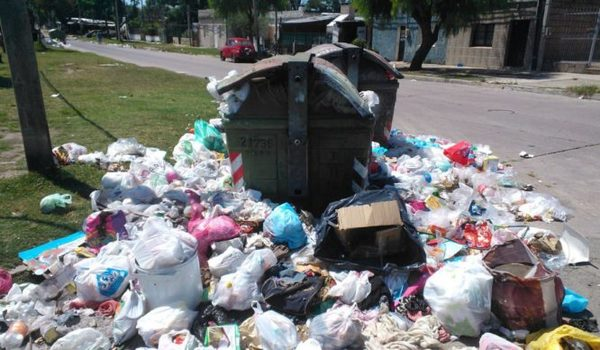
#> input picture media/uploads/0003717662-666x388.webp, 600 x 350 px
$ python -i ML.py   (imports and definitions only)   (older library calls are emulated)
#> lines starting #> are read from the running program, lines starting #| are printed output that depends on the picture; after the words box and inside, x2 and y2 are one past the last pixel; in counts of white or black regions, pixels touching at a corner belong together
import cv2
import numpy as np
import os
import json
import pandas as pd
import matplotlib.pyplot as plt
from typing import Dict, Tuple, List
from .models import ClassificationDefine

def convert_numpy_types(obj):
    if isinstance(obj, np.floating):
        return float(obj)
    elif isinstance(obj, np.integer):
        return int(obj)
    elif isinstance(obj, np.ndarray):
        return obj.tolist()
    elif isinstance(obj, dict):
        return {k: convert_numpy_types(v) for k, v in obj.items()}
    elif isinstance(obj, list):
        return [convert_numpy_types(item) for item in obj]
    return obj


def load_image(image_path: str) -> np.ndarray:
    if not os.path.exists(image_path):
        raise FileNotFoundError(f"L'image {image_path} n'existe pas.")
    img_data = np.fromfile(image_path, dtype=np.uint8)
    img = cv2.imdecode(img_data, cv2.IMREAD_COLOR)
    if img is None:
        raise ValueError(f"Impossible de charger l'image {image_path}. Vérifiez le format ou l'intégrité du fichier.")
    if img.shape[0] < 10 or img.shape[1] < 10:
        raise ValueError(f"L'image {image_path} est trop petite (hauteur: {img.shape[0]}, largeur: {img.shape[1]}).")
    return img


def get_basic_features(img: np.ndarray, image_path: str) -> Dict:
    height, width = img.shape[:2]
    file_size = os.path.getsize(image_path) / 1024
    aspect_ratio = height / width if width > 0 else 0
    return {
        "height": height,
        "width": width,
        "aspect_ratio": aspect_ratio,
        "file_size_kb": file_size
    }


def get_color_features(img: np.ndarray) -> Dict:
    b, g, r = cv2.split(img)
    rgb_features = {
        "mean_r": np.mean(r) if r.size > 0 else 0,
        "std_r": np.std(r) if r.size > 0 else 0,
        "mean_g": np.mean(g) if g.size > 0 else 0,
        "std_g": np.std(g) if g.size > 0 else 0,
        "mean_b": np.mean(b) if b.size > 0 else 0,
        "std_b": np.std(b) if b.size > 0 else 0
    }
    gray = cv2.cvtColor(img, cv2.COLOR_BGR2GRAY)
    gray_hist = cv2.calcHist([gray], [0], None, [256], [0, 256]).flatten()

    gray_features = {
        "mean_gray": np.mean(gray) if gray.size > 0 else 0,
        "std_gray": np.std(gray) if gray.size > 0 else 0,
        "histogram_gray": gray_hist.tolist(),
        "histogram_gray_mean": np.mean(gray_hist) if gray_hist.size > 0 else 0,
        "histogram_gray_max": np.max(gray_hist) if gray_hist.size > 0 else 0,
        "percent_dark_pixels": np.sum(gray < 50) / gray.size * 100 if gray.size > 0 else 0,
        "percent_bright_pixels": np.sum(gray > 200) / gray.size * 100 if gray.size > 0 else 0
    }
    hsv = cv2.cvtColor(img, cv2.COLOR_BGR2HSV)
    h, s, v = cv2.split(hsv)
    hue_hist = cv2.calcHist([hsv], [0], None, [180], [0, 180]).flatten()


    dominant_hue = np.argmax(hue_hist) if hue_hist.size > 0 else 0
    hsv_features = {
        "mean_saturation": np.mean(s) if s.size > 0 else 0,
        "mean_value": np.mean(v) if v.size > 0 else 0,
        "dominant_hue": float(dominant_hue),
        "histogram_hue": hue_hist.tolist(),
        "histogram_hue_mean": np.mean(hue_hist) if hue_hist.size > 0 else 0,
        "histogram_hue_max": np.max(hue_hist) if hue_hist.size > 0 else 0
    }
    return {**rgb_features, **gray_features, **hsv_features}


def get_texture_features(img: np.ndarray) -> Dict:
    gray = cv2.cvtColor(img, cv2.COLOR_BGR2GRAY)
    gray = cv2.equalizeHist(gray)
    contrast = np.std(gray) if gray.size > 0 else 0
    energy = np.sum(gray.astype(float) ** 2) if gray.size > 0 else 0
    hist = cv2.calcHist([gray], [0], None, [256], [0, 256]).flatten()
    hist = hist / hist.sum() if hist.sum() > 0 else hist
    entropy = -np.sum(hist * np.log2(hist + 1e-10)) if hist.sum() > 0 else 0
    sobelx = cv2.Sobel(gray, cv2.CV_64F, 1, 0, ksize=3)
    sobely = cv2.Sobel(gray, cv2.CV_64F, 0, 1, ksize=3)
    gradient_magnitude = np.sqrt(sobelx ** 2 + sobely ** 2)
    mean_gradient = np.mean(gradient_magnitude) if gradient_magnitude.size > 0 else 0
    edges = cv2.Canny(gray, 100, 250)
    edge_density = np.sum(edges > 0) / edges.size if edges.size > 0 else 0
    return {
        "contrast": contrast,
        "energy": energy,
        "entropy": entropy,
        "mean_gradient": mean_gradient,
        "edge_density": edge_density
    }


def get_shape_features(img: np.ndarray) -> Dict:
    gray = cv2.cvtColor(img, cv2.COLOR_BGR2GRAY)
    gray = cv2.GaussianBlur(gray, (7, 7), 0)
    gray = cv2.equalizeHist(gray)
    thresh1 = cv2.adaptiveThreshold(gray, 255, cv2.ADAPTIVE_THRESH_GAUSSIAN_C, cv2.THRESH_BINARY, 11, 2)
    thresh2 = cv2.threshold(gray, 180, 255, cv2.THRESH_BINARY)[1]
    thresh = cv2.bitwise_and(thresh1, thresh2)
    contours, _ = cv2.findContours(thresh, cv2.RETR_EXTERNAL, cv2.CHAIN_APPROX_SIMPLE)
    if not contours:
        print("Aucun contour détecté dans l'image.")
        return {
            "num_contours": 0,
            "total_area_objects": 0.0,
            "area_ratio": 0.0,
            "mean_compactness": 0.0,
            "mean_eccentricity": 0.0,
            "center_contour_density": 0.0
        }
    total_area = 0
    total_perimeter = 0
    compactness_list = []
    eccentricity_list = []
    center_contours = 0
    height, width = gray.shape
    total_pixels = height * width
    x_min = width // 4
    x_max = 3 * width // 4
    y_min = height // 4
    y_max = 3 * height // 4
    for contour in contours:
        x, y, w, h = cv2.boundingRect(contour)

    # Ignorer les contours dans la zone haute (par exemple, au-dessus de 1/3 de l'image)
        if y + h < height // 3:
            continue

        area = cv2.contourArea(contour)
        perimeter = cv2.arcLength(contour, True)
        total_area += area
        total_perimeter += perimeter

        if area > 0:
            compactness = (perimeter ** 2) / (4 * np.pi * area)
            compactness_list.append(compactness)

        eccentricity = w / h if h > 0 else 0
        eccentricity_list.append(eccentricity)

        M = cv2.moments(contour)
        if M["m00"] != 0:
            cx = int(M["m10"] / M["m00"])
            cy = int(M["m01"] / M["m00"])
            if x_min <= cx <= x_max and y_min <= cy <= y_max:
                center_contours += 1

    return {
        "num_contours": len(contours),
        "total_area_objects": total_area,
        "area_ratio": total_area / total_pixels if total_pixels > 0 else 0,
        "mean_compactness": np.mean(compactness_list) if compactness_list else 0,
        "mean_eccentricity": np.mean(eccentricity_list) if eccentricity_list else 0,
        "center_contour_density": center_contours / len(contours) if contours else 0
    }


def get_zone_features(img: np.ndarray) -> Dict:
    gray = cv2.cvtColor(img, cv2.COLOR_BGR2GRAY)
    gray = cv2.equalizeHist(gray)
    height, width = gray.shape
    zone_height = height // 3
    if zone_height < 1:
        print("L'image est trop petite pour être divisée en zones.")
        return {
            "top": {"histogram_mean": 0.0, "mean_brightness": 0.0, "edge_density": 0.0, "histogram": [0.0] * 256},
            "middle": {"histogram_mean": 0.0, "mean_brightness": 0.0, "edge_density": 0.0, "histogram": [0.0] * 256},
            "bottom": {"histogram_mean": 0.0, "mean_brightness": 0.0, "edge_density": 0.0, "histogram": [0.0] * 256}
        }
    zones = {
        "top": gray[:zone_height, :],
        "middle": gray[zone_height:2 * zone_height, :],
        "bottom": gray[2 * zone_height:, :]
    }
    zone_features = {}
    for zone_name, zone_img in zones.items():
        if zone_img.size == 0:
            print(f"Zone {zone_name} vide ou trop petite.")
            zone_features[zone_name] = {
                "histogram_mean": 0.0,
                "mean_brightness": 0.0,
                "edge_density": 0.0,
                "histogram": [0.0] * 256
            }
            continue
        hist = cv2.calcHist([zone_img], [0], None, [256], [0, 256]).flatten()
        mean_brightness = np.mean(zone_img) if zone_img.size > 0 else 0
        edges = cv2.Canny(zone_img, 100, 250)
        edge_density = np.sum(edges > 0) / edges.size if edges.size > 0 else 0
        zone_features[zone_name] = {
            "histogram_mean": np.mean(hist) if hist.size > 0 else 0,
            "mean_brightness": mean_brightness,
            "edge_density": edge_density,
            "histogram": hist.tolist()
        }
    return zone_features

# [89 lines left out: functions get_contours_from_image, classify_trash_can, save_to_excel, not called in this run]


def save_features_json(features: Dict, output_path: str) -> None:
    with open(output_path, 'w') as f:
        json.dump(features, f, indent=4)


# [83 lines left out: functions visualize_debug, process_folder, not called in this run]


def extract_features(image_path: str, debug: bool = False, filename: str = "") -> Dict:
#> called with image_path = '../media/uploads/0003717662-666x388.webp', debug = False, filename = ''
    img = load_image(image_path)
#> in load_image, img is the input picture: shape (350, 600, 3); mean B, G, R 114.6, 114.9, 113.8
    gray = cv2.cvtColor(img, cv2.COLOR_BGR2GRAY)
    gray = cv2.GaussianBlur(gray, (7, 7), 0)
    gray = cv2.equalizeHist(gray)

    thresh1 = cv2.adaptiveThreshold(gray, 255, cv2.ADAPTIVE_THRESH_GAUSSIAN_C, cv2.THRESH_BINARY, 11, 2)
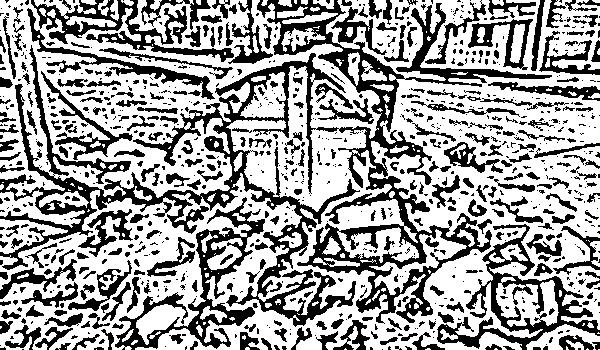
#> thresh1: shape (350, 600); 62.8% white; 908 black regions (592 under 20 px), largest, box (x1, y1, x2, y2) and area: (0, 0, 552, 327) 28691, (437, 224, 600, 350) 4401, (115, 197, 265, 350) 4381
    thresh2 = cv2.threshold(gray, 180, 255, cv2.THRESH_BINARY)[1]
#> thresh2: shape (350, 600); 29.5% white; 76 white regions (41 under 20 px), largest, box (x1, y1, x2, y2) and area: (24, 186, 492, 350) 23764, (385, 80, 600, 269) 20277, (63, 118, 232, 197) 5583

# 🔧 Correction : alignement des tailles et types
    if thresh1.shape != thresh2.shape:
        thresh2 = cv2.resize(thresh2, (thresh1.shape[1], thresh1.shape[0]))
    if thresh1.dtype != thresh2.dtype:
        thresh2 = thresh2.astype(thresh1.dtype)

    thresh = cv2.bitwise_and(thresh1, thresh2)
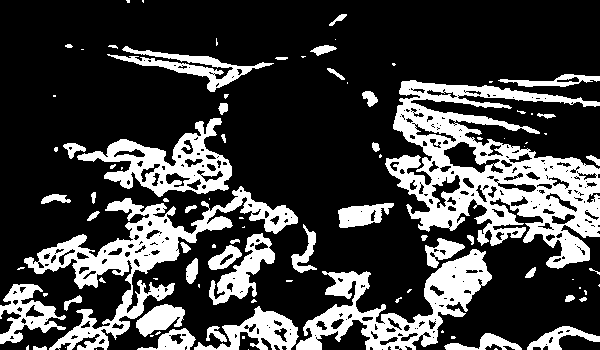
#> thresh: shape (350, 600); 25.5% white; 96 white regions (49 under 20 px)


    contours, _ = cv2.findContours(thresh, cv2.RETR_EXTERNAL, cv2.CHAIN_APPROX_SIMPLE)
#> contours = 96 contours, 55 with area under 20; largest, box (x1, y1, x2, y2) and area: (385, 80, 600, 269) 20121, (24, 186, 298, 350) 9348, (296, 249, 492, 350) 7056, (77, 118, 232, 197) 5280, (194, 306, 299, 350) 1881
    features = {
        "basic": get_basic_features(img, image_path),
        "color": get_color_features(img),
        "texture": get_texture_features(img),
        "shape": get_shape_features(img),
        "zones": get_zone_features(img)
    }
#> in get_color_features, `b, g, r = cv2.split(img)`:
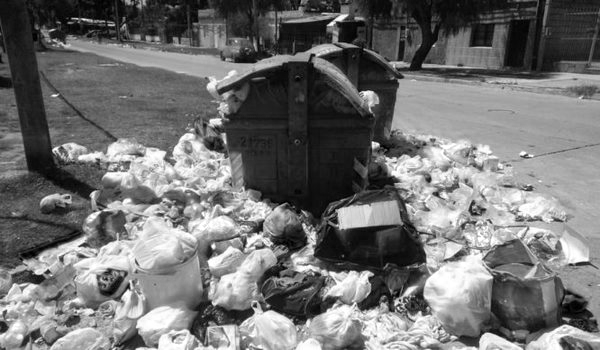
#> r: shape (350, 600); min 0, max 255, mean 113.8
#> in get_color_features, `rgb_features = { "mean_r": np.mean(r) if r.size > 0 else 0, "std_r": n..`: rgb_features = {'mean_r': 113.8, 'std_r': 70.36, 'mean_g': 114.9, 'std_g': 68.32, 'mean_b': 114.6, 'std_b': 71.27}
#> in get_color_features, `gray_hist = cv2.calcHist([gray], [0], None, [256], [0, 256]).flatten()`: gray_hist = 256 values, max 1884 at index 33, min 1 at index 2, mean 820.3
#> in get_color_features, `hsv = cv2.cvtColor(img, cv2.COLOR_BGR2HSV)`: hsv: shape (350, 600, 3); mean H, S, V 89.3, 47.9, 123.9
#> in get_color_features, `hue_hist = cv2.calcHist([hsv], [0], None, [180], [0, 180]).flatten()`: hue_hist = 180 values, max 7560 at index 0, min 9 at index 121, mean 1166.7
#> in get_color_features, `dominant_hue = np.argmax(hue_hist) if hue_hist.size > 0 else 0`: dominant_hue = 0
#> in get_texture_features, `gray = cv2.equalizeHist(gray)`:
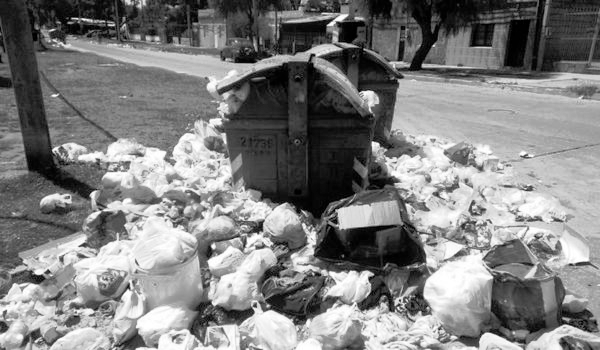
#> gray: shape (350, 600); min 0, max 255, mean 128.1
#> in get_texture_features, `contrast = np.std(gray) if gray.size > 0 else 0`: contrast = 73.51
#> in get_texture_features, `energy = np.sum(gray.astype(float) ** 2) if gray.size > 0 else 0`: energy = 4.58e+09
#> in get_texture_features, `hist = cv2.calcHist([gray], [0], None, [256], [0, 256]).flatten()`: hist = 256 values, max 1884 at index 38, min 0 at index 6, mean 820.3
#> in get_texture_features, `hist = hist / hist.sum() if hist.sum() > 0 else hist`: hist = 256 values, max 0.00897 at index 38, min 0 at index 6, mean 0.00391
#> in get_texture_features, `entropy = -np.sum(hist * np.log2(hist + 1e-10)) if hist.sum() > 0 else 0`: entropy = 7.63
#> in get_texture_features, `gradient_magnitude = np.sqrt(sobelx ** 2 + sobely ** 2)`:
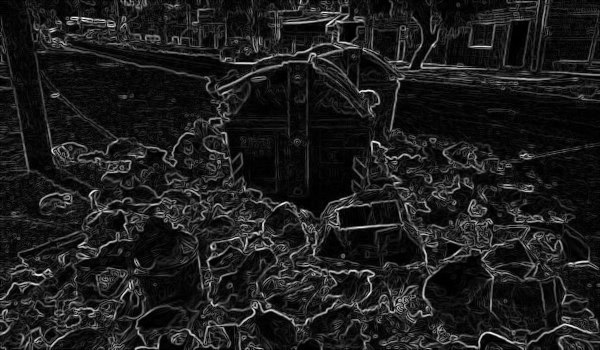
#> gradient_magnitude: shape (350, 600) float64; min 0, max 889.5, mean 103.7; drawn with min black and max white
#> in get_texture_features, `mean_gradient = np.mean(gradient_magnitude) if gradient_magnitude.size..`: mean_gradient = 103.7
#> in get_texture_features, `edges = cv2.Canny(gray, 100, 250)`: edges: shape (350, 600); 15.1% white in thin lines or dots
#> in get_texture_features, `edge_density = np.sum(edges > 0) / edges.size if edges.size > 0 else 0`: edge_density = 0.151
#> the loop in get_shape_features, `for contour in contours:` made 96 passes
#> (x, y, w, h, area, perimeter, total_area, total_perimeter) on passes 5, 10, 13, 14, 15, 16, 17, 21, 22, 29, 35, 37: (33, 346, 14, 4, 26.5, 33.07, 28.5, 39.9), (444, 333, 78, 17, 460, 200.4, 508, 277.3), (137, 328, 59, 22, 613.5, 154.3, 1130.5, 451), (527, 326, 73, 24, 638, 194.4, 1768.5, 645.3), (206, 326, 21, 16, 128, 87.6, 1896.5, 732.9), (194, 306, 105, 44, 1881, 396.2, 3777.5, 1129.1), (136, 304, 49, 33, 880.5, 163.1, 4658, 1292.2), (565, 295, 10, 7, 39.5, 25.9, 4731.5, 1367.6), (64, 295, 18, 16, 78.5, 56.04, 4810, 1423.6), (0, 284, 66, 60, 1715.5, 445.1, 6549, 1919.1), (525, 267, 11, 11, 52, 32.97, 6631, 2021.5), (186, 258, 12, 26, 196, 62.28, 6833, 2099.4)
#> (x, y, w, h, area, perimeter, total_area, total_perimeter) on pass 57: (24, 186, 274, 164, 9348, 2095.5, 27509, 6566.8)
#> the loop in get_zone_features, `for zone_name, zone_img in zones.items():` made 3 passes
#> pass 1, in get_zone_features, `edges = cv2.Canny(zone_img, 100, 250)`:
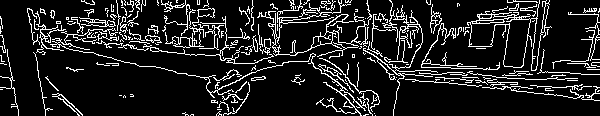
#> edges: shape (116, 600); 13.1% white in thin lines or dots
#> pass 3, in get_zone_features, `edges = cv2.Canny(zone_img, 100, 250)`:
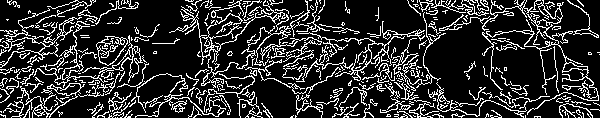
#> edges: shape (118, 600); 18.7% white in thin lines or dots

    features = convert_numpy_types(features)
    if debug:
        visualize_debug(img, features, contours, filename)
    return features


# [14 lines left out: function traitement, not called in this run]


# [2 lines not run here, left out]

>>> result = extract_features('../media/uploads/0003717662-666x388.webp')

$ run again, on media/uploads/0dd71fdd2db2d0beb278eddb5692a156fb79a40c_DfqC5FG.temp.webp
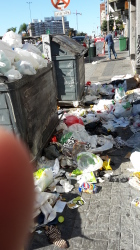
#> input picture media/uploads/0dd71fdd2db2d0beb278eddb5692a156fb79a40c_DfqC5FG.temp.webp, 140 x 250 px
#> in load_image, img is the input picture: shape (250, 140, 3); mean B, G, R 118.7, 121.6, 124.3
#> in extract_features, `thresh1 = cv2.adaptiveThreshold(gray, 255, cv2.ADAPTIVE_THRESH_GAUSSIA..`:
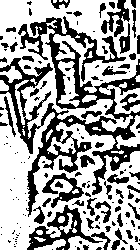
#> thresh1: shape (250, 140); 63.5% white; 149 black regions (96 under 20 px), largest, box (x1, y1, x2, y2) and area: (0, 16, 140, 217) 7452, (27, 205, 111, 250) 1138, (42, 173, 84, 208) 486
#> thresh2: shape (250, 140); 29.9% white; 28 white regions (15 under 20 px), largest, box (x1, y1, x2, y2) and area: (0, 0, 114, 68) 4253, (75, 151, 140, 250) 3390, (85, 0, 140, 86) 1482
#> thresh: shape (250, 140); 26.2% white; 33 white regions (18 under 20 px)
#> in extract_features, `contours, _ = cv2.findContours(thresh, cv2.RETR_EXTERNAL, cv2.CHAIN_AP..`: contours = 33 contours, 21 with area under 20; largest, box (x1, y1, x2, y2) and area: (0, 0, 114, 68) 3662, (75, 151, 140, 250) 2860, (85, 0, 140, 86) 1316, (35, 162, 59, 201) 356, (88, 99, 113, 113) 176
#> rgb_features = {'mean_r': 124.3, 'std_r': 61.78, 'mean_g': 121.6, 'std_g': 69.2, 'mean_b': 118.7, 'std_b': 70.89}
#> gray_hist = 256 values, max 320 at index 40, min 0 at index 0, mean 136.7
#> hsv: shape (250, 140, 3); mean H, S, V 53.4, 49.1, 133
#> hue_hist = 180 values, max 1979 at index 30, min 0 at index 137, mean 194.4
#> dominant_hue = 30
#> contrast = 73.52
#> energy = 763623658
#> in get_texture_features, `hist = cv2.calcHist([gray], [0], None, [256], [0, 256]).flatten()`: hist = 256 values, max 320 at index 29, min 0 at index 13, mean 136.7
#> in get_texture_features, `hist = hist / hist.sum() if hist.sum() > 0 else hist`: hist = 256 values, max 0.00914 at index 29, min 0 at index 13, mean 0.00391
#> entropy = 7.65
#> mean_gradient = 140.4
#> in get_texture_features, `edge_density = np.sum(edges > 0) / edges.size if edges.size > 0 else 0`: edge_density = 0.211
#> the loop in get_shape_features, `for contour in contours:` made 33 passes
#> (x, y, w, h, area, perimeter, total_area, total_perimeter) on passes 3, 4, 7, 9, 10, 15, 17, 18: (81, 194, 9, 12, 38, 30.97, 47.5, 50.04), (61, 181, 11, 11, 69, 34.97, 116.5, 85.01), (105, 171, 9, 8, 30.5, 24.73, 168.5, 141.3), (35, 162, 24, 39, 356.5, 120, 531, 270.9), (75, 151, 65, 99, 2860.5, 769.1, 3391.5, 1040), (62, 108, 24, 10, 98, 57.46, 3494, 1114.6), (88, 99, 25, 14, 175.5, 63.36, 3686, 1194.2), (114, 89, 26, 20, 117, 92.43, 3803, 1286.6)
#> after the loop in get_shape_features, `for contour in contours:`: center_contours = 9; compactness_list = [2.17, 1.86, 2.01, 1.41, 1.33, 2.8, 1.6, 1.24, 3.21, 16.46, 1.75, 1.27, 2.68, 1.27, 1.82, 5.81, 1.72, 7.07]; eccentricity_list = [1.75, 1, 0.75, 1, 1, 2.67, 1.12, 1, 0.615, 0.657, 0.5, 0.5, 0.5, 1, 2.4, 0.833, 1.79, 1.3, 0.571, 0.64]; total_area = 5130; total_perimeter = 1643.7
#> the loop in get_zone_features, `for zone_name, zone_img in zones.items():` made 3 passes
#> (zone_name, mean_brightness, edge_density) on passes 1 to 3: ('top', 163.9, 0.219), ('middle', 96.5, 0.217), ('bottom', 123.9, 0.193)
#> pass 3, in get_zone_features, `edges = cv2.Canny(zone_img, 100, 250)`:
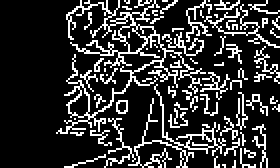
#> edges: shape (84, 140) (shown 2 times larger); 19.3% white in thin lines or dots, all inside (x1, y1, x2, y2) = (28, 0, 140, 84)
#> after the loop in get_zone_features, `for zone_name, zone_img in zones.items():`: zone_features = 3 items
#> features = 5 items
